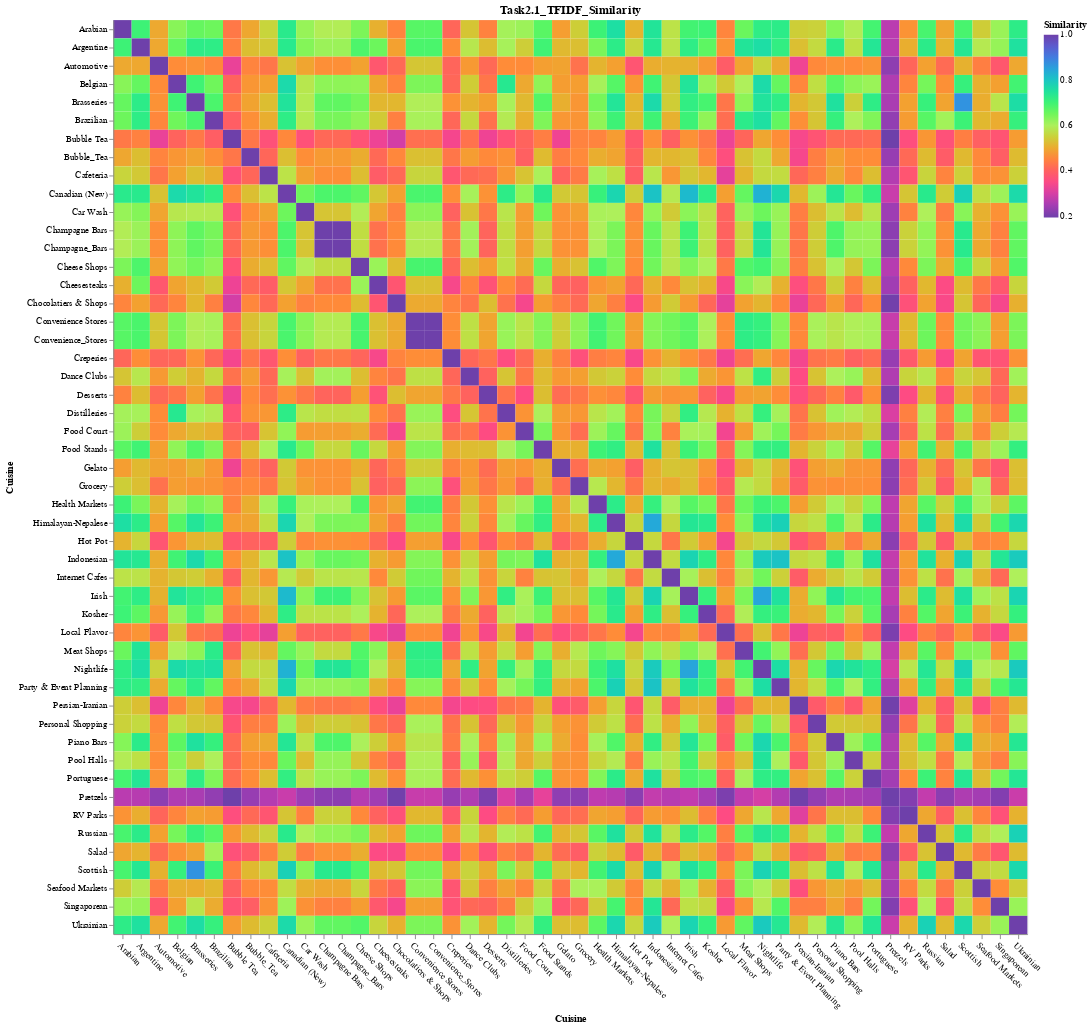

Write notebook code for a chart like this one.
### Code cell
Cuisine = alt.Chart(vis_data).mark_rect().encode(
    x=alt.X('variable:O', title="Cuisine", axis=alt.Axis(labelAngle=45)),
    y=alt.Y('ID:O', title="Cuisine"),
    color=alt.Color('value:Q', title="Similarity", scale = alt.Scale(scheme='rainbow'))
).properties(
    title='Task2.1_TFIDF_Similarity'
)
Cuisine

### Figure 1 — Vega-Lite specification as saved in the notebook (floating-point values rounded to 4 significant figures; data arrays with more than 128 entries replaced by an {"elided": "..."} marker saying what was removed)
{"config": {"view": {"continuousWidth": 400, "continuousHeight": 300}}, "data": {"name": "data-b49793346112e4d240c9064a2f3d9b97"}, "mark": "rect", "encoding": {"color": {"field": "value", "scale": {"scheme": "rainbow"}, "title": "Similarity", "type": "quantitative"}, "x": {"axis": {"labelAngle": 45}, "field": "variable", "title": "Cuisine", "type": "ordinal"}, "y": {"field": "ID", "title": "Cuisine", "type": "ordinal"}}, "title": "Task2.1_TFIDF_Similarity", "$schema": "https://vega.github.io/schema/vega-lite/v4.17.0.json", "datasets": {"data-b49793346112e4d240c9064a2f3d9b97": {"elided": "2500 records"}}}
